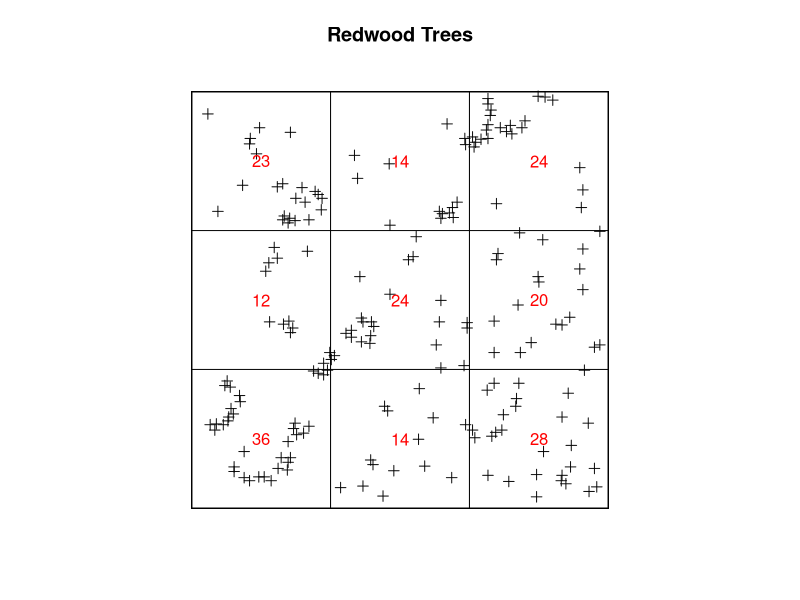

The R source for this figure:
##################################################
### Spatial methods applied to pine trees data ###
##################################################
require(spatstat)
data(japanesepines, redwoodfull, cells)

#######################
### Quadrant method ###
#######################
par(pin=c(4.5,4.5))
plot(redwoodfull, pch=3, pin=8, main="Redwood Trees")
plot(quadratcount(redwoodfull, nx=3, ny=3), add=T, col="red")
# Test by chi-sq goodness of fit - result highly dependent on pattern of division
quadrat.test(redwoodfull, nx=3, ny=3)
quadrat.test(redwoodfull, nx=2, ny=2)
